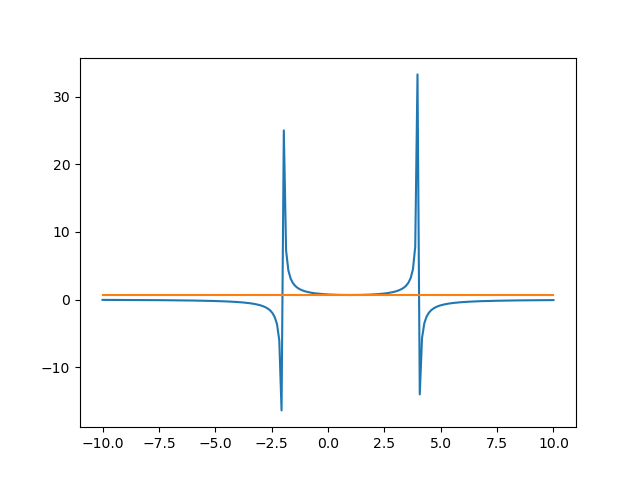

Write the Python code that produced this figure.
from sympy import *
from matplotlib import pyplot as plt
import numpy as np


def foo(x):
    return 6 / (8 + 2 * x - x**2)


def linearization(foo, x, x0=1):
    dx = symbols('x')
    diff_ = str(diff(foo(dx), dx))
    diff_ = diff_.replace('x', str(x0))
    return foo(x0) + eval(diff_) * (x - x0)


if __name__ == '__main__':
    x = np.linspace(-10, 10, 200)
    y = np.array(foo(x))
    y_lin = np.array(linearization(foo, x))
    plt.plot(x, y)
    plt.plot(x, y_lin)
    plt.savefig('linearization.png', format='png')
    plt.show()
